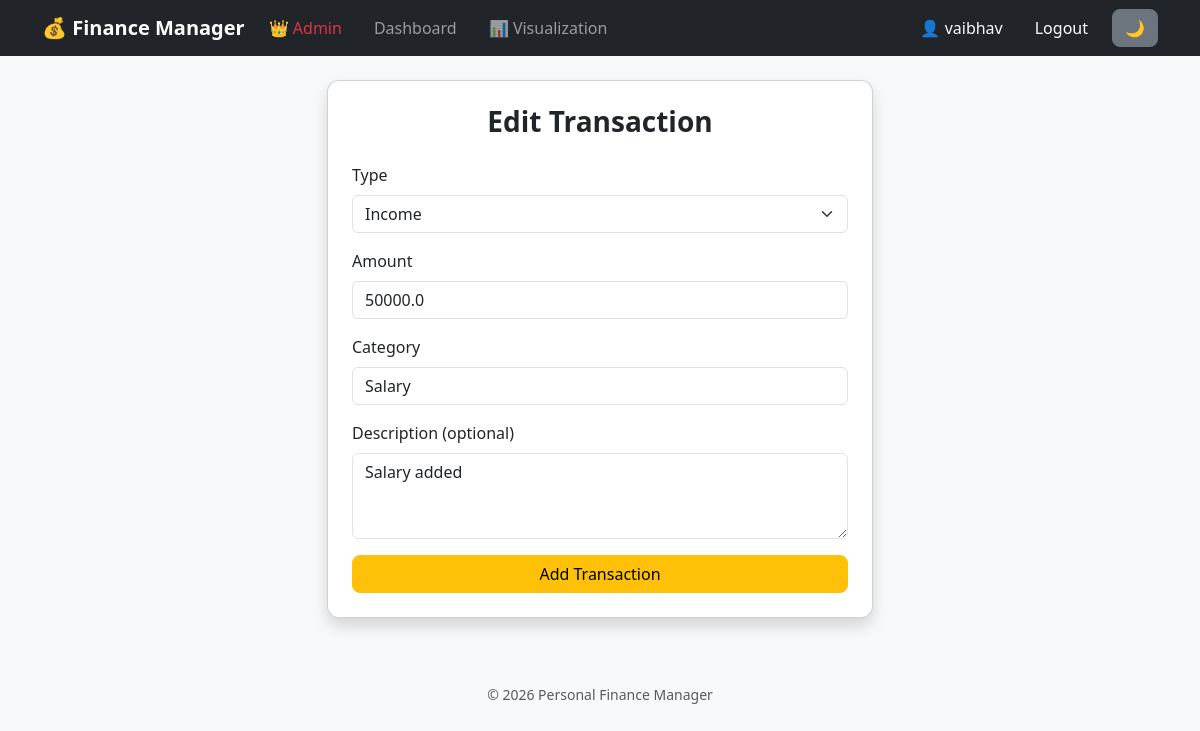
Page /edit/1 (signed in) on the committed database.
### app/models.py (models this page shows, shortened)
class User(db.Model, UserMixin):
    id = db.Column(db.Integer, primary_key=True)
    is_admin = db.Column(db.Boolean, default=False)
    username = db.Column(db.String(100), unique=True, nullable=False)
    email = db.Column(db.String(150), unique=True, nullable=False)
    password = db.Column(db.String(200), nullable=False)
    transactions = db.relationship('Transaction', backref='user', lazy=True)

class Transaction(db.Model):
    id = db.Column(db.Integer, primary_key=True)
    type = db.Column(db.String(10), nullable=False)
    amount = db.Column(db.Float, nullable=False)
    category = db.Column(db.String(100), nullable=False)
    description = db.Column(db.String(200))
    date = db.Column(db.DateTime, default=datetime.utcnow)
    user_id = db.Column(db.Integer, db.ForeignKey('user.id'), nullable=False)

### app/routes.py (the view, shortened to what this page needs)
@main.route('/edit/<int:id>', methods=['GET', 'POST'])
@login_required
def edit_transaction(id):
    transaction = Transaction.query.get_or_404(id)
    if transaction.user_id != current_user.id:
        flash('Unauthorized access!')
        return redirect(url_for('main.dashboard'))
    form = TransactionForm(obj=transaction)
    return render_template('dashboard/edit_transaction.html', form=form)

### app/forms.py
class TransactionForm(FlaskForm):
    type = SelectField(
        'Type',
        choices=[('income', 'Income'), ('expense', 'Expense')],
        validators=[DataRequired()]
    )
    amount = FloatField(
        'Amount',
        validators=[DataRequired()]
    )
    category = StringField(
        'Category',
        validators=[DataRequired()]
    )
    description = TextAreaField(
        'Description (optional)'
    )
    submit = SubmitField('Add Transaction')

### app/__init__.py (called while the page is built)
def create_app():
    app = Flask(__name__, template_folder='../templates', static_folder='../static')
    app.config['SECRET_KEY'] = 'this_is_a_secret_key_change_later'
    app.config['SQLALCHEMY_DATABASE_URI'] = 'sqlite:///db.sqlite3'
    app.config['SQLALCHEMY_TRACK_MODIFICATIONS'] = False
    db.init_app(app)
    login_manager.init_app(app)
    login_manager.login_view = 'main.login'   # 🔥 FIX (IMPORTANT)
    from .models import User
    @login_manager.user_loader
    def load_user(user_id):
        return User.query.get(int(user_id))
    @app.after_request
    def add_header(response):
        response.headers["Cache-Control"] = "no-store, no-cache, must-revalidate, max-age=0"
        response.headers["Pragma"] = "no-cache"
        response.headers["Expires"] = "0"
        return response
    from .routes import main
    app.register_blueprint(main)
    return app

### templates/dashboard/edit_transaction.html (shortened to what this page needs)
{% extends 'base.html' %}
{% block content %}
<div class="row justify-content-center">
    <div class="col-md-6">
        <div class="card shadow p-4">
            <h3 class="text-center mb-4">Edit Transaction</h3>
            <form method="POST">
                <div class="mb-3">
                    {{ form.type.label(class="form-label") }}
                    {{ form.type(class="form-select") }}
                </div>
                <div class="mb-3">
                    {{ form.amount.label(class="form-label") }}
                    {{ form.amount(class="form-control") }}
                </div>
                <div class="mb-3">
                    {{ form.category.label(class="form-label") }}
                    {{ form.category(class="form-control") }}
                </div>
                <div class="mb-3">
                    {{ form.description.label(class="form-label") }}
                    {{ form.description(class="form-control", rows="3") }}
                </div>
                <div class="d-grid">
                    {{ form.submit(class="btn btn-warning") }}
                </div>
            </form>
        </div>
    </div>
</div>
{% endblock %}

### templates/navbar.html (shortened to what this page needs)
<nav class="navbar navbar-expand-lg navbar-dark bg-dark">
    <div class="container">
        <span class="navbar-brand">💰 Finance Manager</span>
        <div class="collapse navbar-collapse" id="navbarNav">
            <ul class="navbar-nav me-auto gap-3">
                {% if current_user.is_authenticated %}
                <li class="nav-item">
                    <a class="nav-link text-danger" href="{{ url_for('main.admin_dashboard') }}">
                        👑 Admin
                    </a>
                </li>
                <li class="nav-item">
                    <a class="nav-link" href="{{ url_for('main.dashboard') }}">
                        Dashboard
                    </a>
                </li>
                <li class="nav-item">
                    <a class="nav-link" href="{{ url_for('main.visualize') }}">
                        📊 Visualization
                    </a>
                </li>
                {% endif %}
            </ul>
            <ul class="navbar-nav ms-auto align-items-center gap-2">
                {% if current_user.is_authenticated %}
                <li class="nav-item">
                    <span class="nav-link text-light">
                        👤 {{ current_user.username }}
                    </span>
                </li>
                <li class="nav-item">
                    <a class="nav-link btn btn-danger text-white px-3"
                       href="{{ url_for('main.logout') }}">
                        Logout
                    </a>
                </li>
                <li class="nav-item">
                    <button onclick="toggleDarkMode()" class="btn btn-secondary">
                        🌙
                    </button>
                </li>
                {% endif %}
            </ul>
        </div>
    </div>
</nav>

### static/css/style.css (style rules this page uses)
body { background-color: #f8f9fa; }
.card { border-radius: 12px; }
.navbar-brand { font-weight: bold; font-size: 20px; }
.btn { border-radius: 8px; }
h2, h3 { font-weight: 600; }

### rows in the picture
User: username "vaibhav"
Transaction: type "Income", amount "50000.0", category "Salary", description "Salary added"
